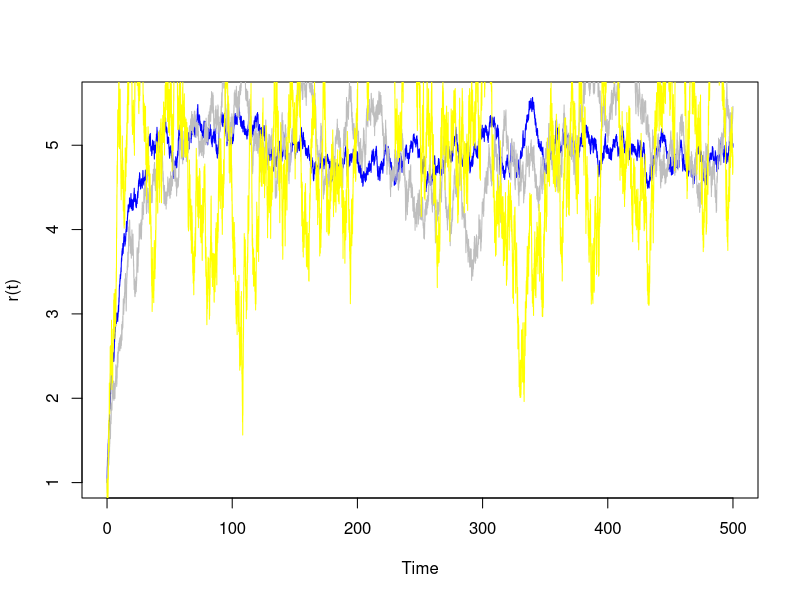
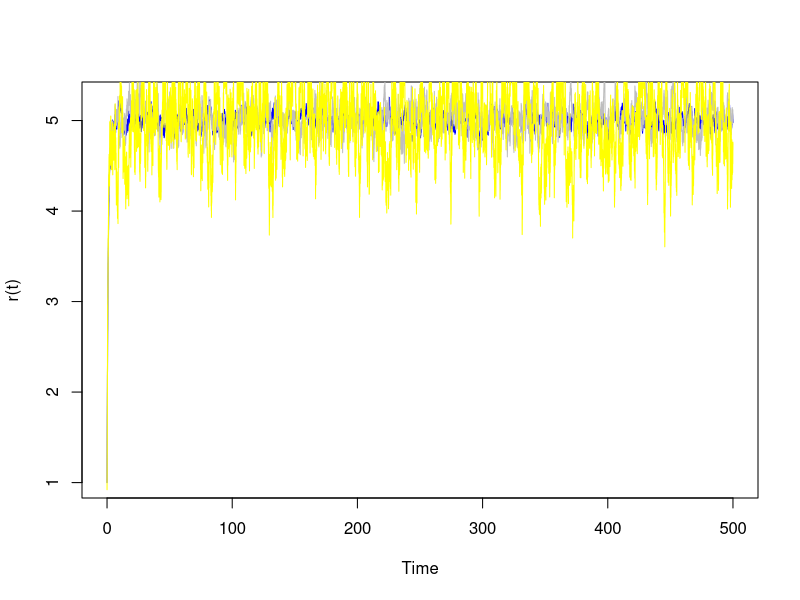
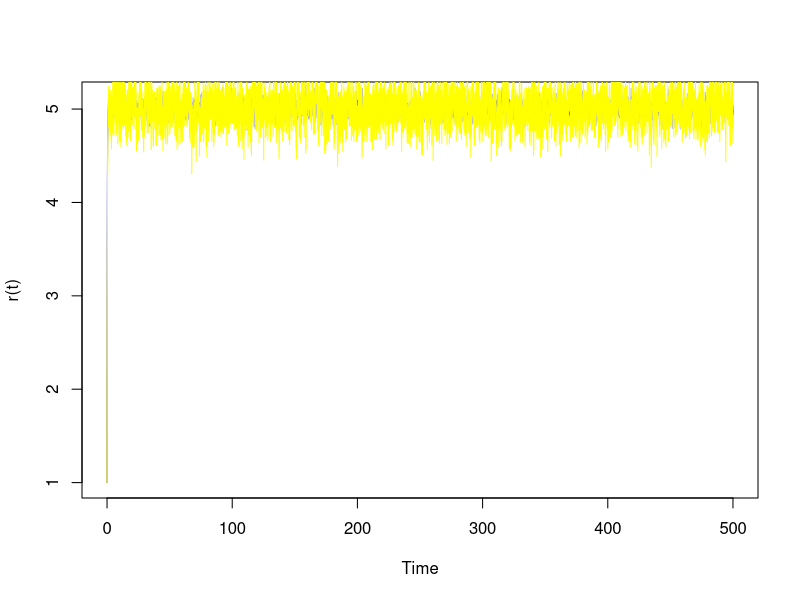
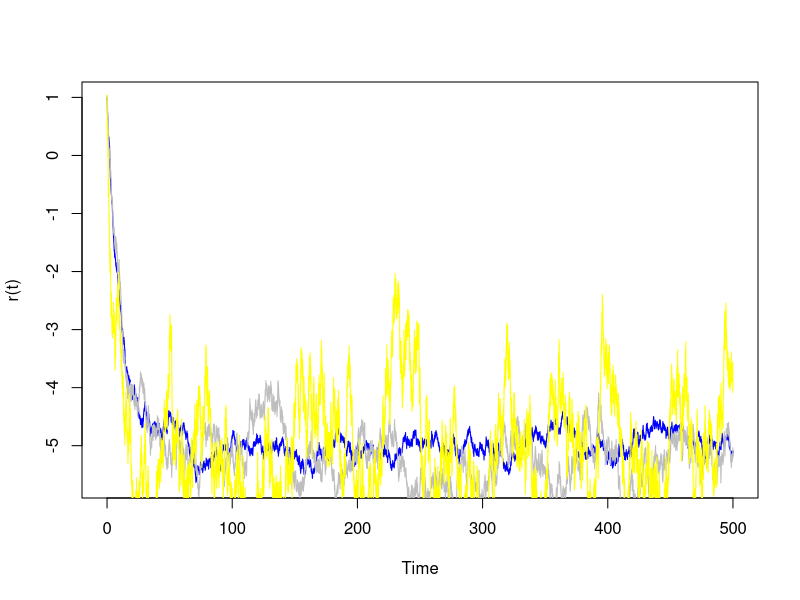
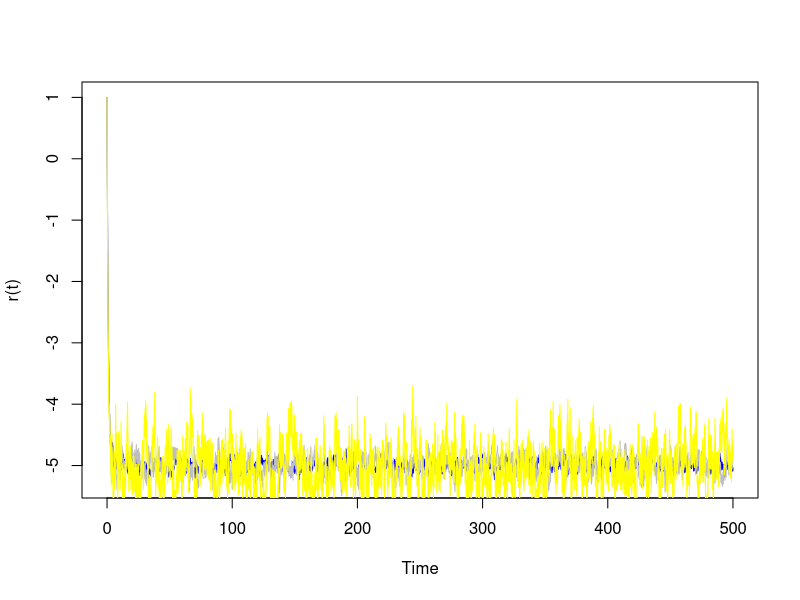
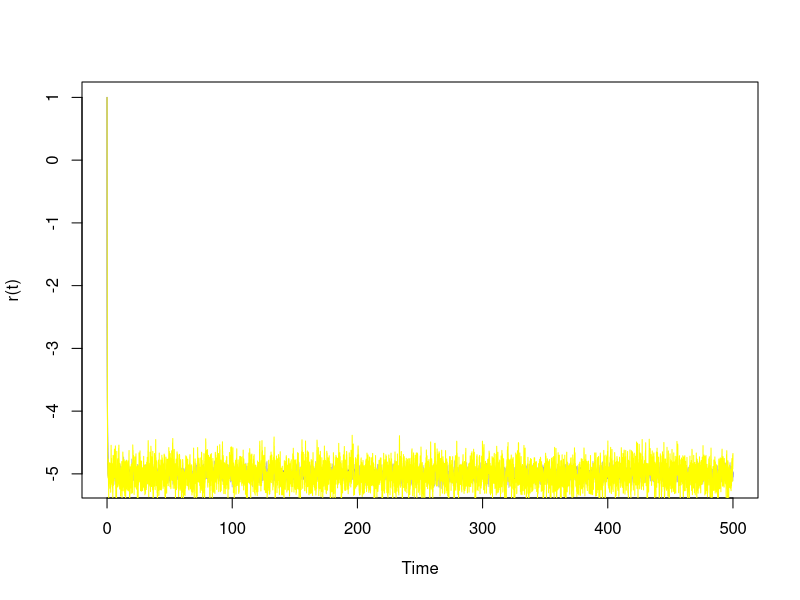
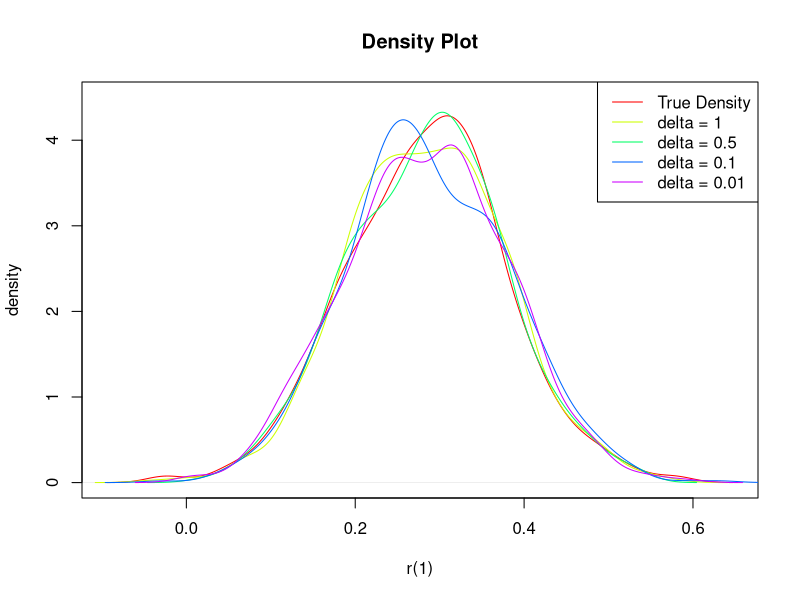
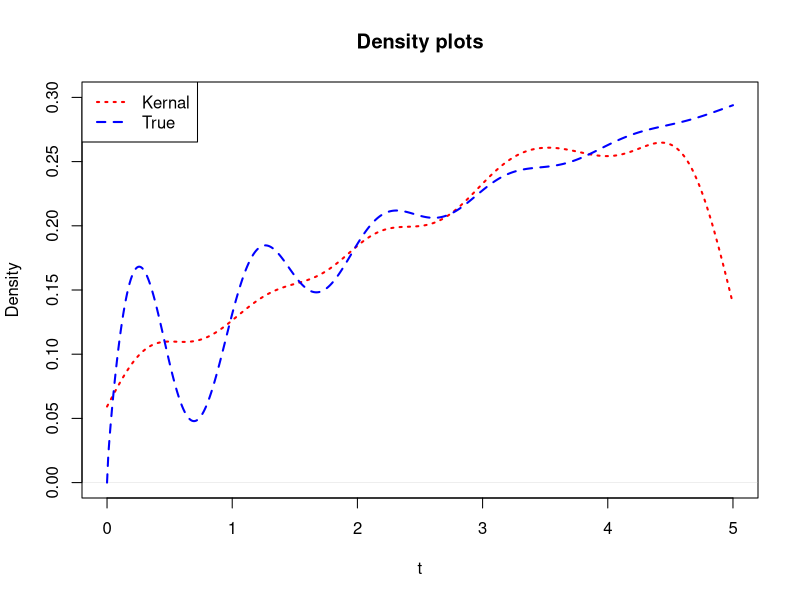

Recreate these plots in R, in order.
## ---- chunk 1
ou.ran <- function(alpha, sigma, b, r.init, time, delta){
  r <- r.init
  ou <- rep(NA, time)
  for (i in 1 : (time / delta) ) {
    temp <- exp(- alpha * delta)
    r  <- temp * r + b * (1 - temp) + 
      sigma * sqrt((1 - temp ^ 2)/(2 * alpha)) * rnorm(1)
    ou[i] <- r
  }
  return(c(r.init, ou))
}
## ---- chunk 2
r.init <- 1
time <- 500
delta <- 1 / 500
alpha <- c(0.1, 1, 5)
sigma <- c(0.1, 0.2, 0.5)
b <- c(-5, 5)
t <- seq(0, time, delta)
## ---- chunk 3
rain <- c("blue", "grey", "yellow")
plot(t, ou.ran(alpha[1], sigma[1], 5, 
               r.init, time, delta), type = "l",
     col = rain[1], ylab = "r(t)", xlab = "Time")
for (i in 2 : 3) {
  lines(t, ou.ran(alpha[1], sigma[i], 5, 
                  r.init, time, delta), type = "l",
        col = rain[i])
}
## ---- chunk 4
rain <- c("blue", "grey", "yellow")
plot(t, ou.ran(alpha[2], sigma[1], 5, 
               r.init, time, delta), type = "l",
     col = rain[1], ylab = "r(t)", xlab = "Time")
for (i in 2 : 3) {
  lines(t, ou.ran(alpha[2], sigma[i], 5, 
                  r.init, time, delta), type = "l",
        col = rain[i])
}
## ---- chunk 5
rain <- c("blue", "grey", "yellow")
plot(t, ou.ran(alpha[3], sigma[1], 5, 
               r.init, time, delta), type = "l",
     col = rain[1], ylab = "r(t)", xlab = "Time")
for (i in 2 : 3) {
  lines(t, ou.ran(alpha[3], sigma[i], 5, 
                  r.init, time, delta), type = "l",
        col = rain[i])
}
## ---- chunk 6
rain <- c("blue", "grey", "yellow")
plot(t, ou.ran(alpha[1], sigma[1], -5, 
               r.init, time, delta), type = "l",
     col = rain[1], ylab = "r(t)", xlab = "Time")
for (i in 2 : 3) {
  lines(t, ou.ran(alpha[1], sigma[i], -5, 
                  r.init, time, delta), type = "l",
        col = rain[i])
}
## ---- chunk 7
rain <- c("blue", "grey", "yellow")
plot(t, ou.ran(alpha[2], sigma[1], -5, 
               r.init, time, delta), type = "l",
     col = rain[1], ylab = "r(t)", xlab = "Time")
for (i in 2 : 3) {
  lines(t, ou.ran(alpha[2], sigma[i], -5, 
                  r.init, time, delta), type = "l",
        col = rain[i])
}
## ---- chunk 8
rain <- c("blue", "grey", "yellow")
plot(t, ou.ran(alpha[3], sigma[1], -5, 
               r.init, time, delta), type = "l",
     col = rain[1], ylab = "r(t)", xlab = "Time")
for (i in 2 : 3) {
  lines(t, ou.ran(alpha[3], sigma[i], -5, 
                  r.init, time, delta), type = "l",
        col = rain[i])
}
## ---- chunk 9
em.ran <- function(n, delta, ...){
  return(replicate(n, ou.ran(alpha, sigma, 
                             b, 0, 1, delta))[(1 / delta + 1), ])
}
## ---- chunk 10
alpha <- 0.1; sigma <- 0.1; b <- 3; n <- 1000
delta <- c(1, 0.5, 0.1, 0.01)
dens <- matrix(NA, nrow = 4, ncol = n)
for (i in 1 : 4) {
  dens[i, ] <- em.ran(n, delta[i])
}
mu <- b * (1 - exp(-alpha)) 
var <- sigma ^ 2 * (1 - exp(-2 * alpha)) / (2 * alpha)
t.dens <- rnorm(1000, mu, sqrt(var))
rain <- rainbow(5)
plot(density(t.dens), main = "Density Plot", xlab = "r(1)",
     ylab = "density", ylim = c(0, 4.5), col = rain[1])
for (i in 1 : 4) {
  lines(density(dens[i,]), col = rain[i + 1])
}
legend("topright", legend = c("True Density", "delta = 1", 
                              "delta = 0.5", "delta = 0.1", 
                              "delta = 0.01"), 
       col = rain, lty = rep(1, 5))
## ---- chunk 11
inten <- function(t) {
  sqrt(t) + exp(-t) * sin(2 * pi * t)
}
int.mea <- round(integrate(inten, 0, 5)$value, 3)
cat("The intensity measure is ", int.mea, ".", sep = "")
## ---- chunk 12
t <- seq(0, 5, 0.01)
intmax <- max(inten(t))
gen.poi <- function(control = list(intensity = inten, 
                                   intmax = intmax, tmax = 5)) {
  n <- rpois(1, control$intmax)
  tt <- runif(n, 0, control$tmax)
  u <- runif(n)
  accept <- u < inten(tt) / control$intmax
  sort(tt[accept])
}
## ---- chunk 13
ran.poi <- unlist(replicate(1000, gen.poi()))
y <- inten(t) / int.mea
plot(density(ran.poi, from = 0, to = 5), xlab = "t", ylab = "Density", 
     main = "Density plots", col = "red", lwd = 2, lty = 3, ylim = c(0, 0.3))
lines(y ~ t, col = "blue", lwd = 2, lty = 2)
legend("topleft", c("Kernal", "True"), lty = c(3, 2), 
       col = c("red", "blue"), lwd = c(2, 2))
